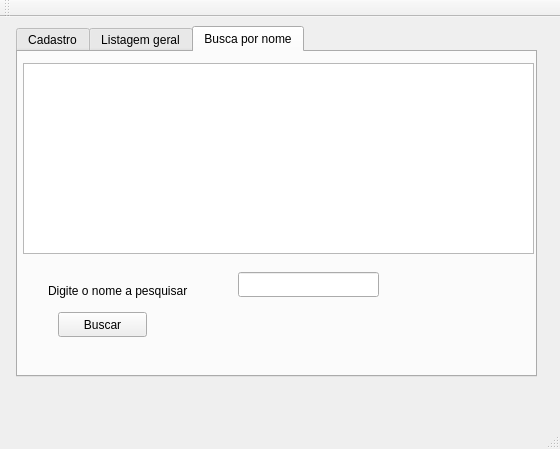
<?xml version="1.0" encoding="UTF-8"?>
<ui version="4.0">
 <class>MainWindow</class>
 <widget class="QMainWindow" name="MainWindow">
  <property name="geometry">
   <rect>
    <x>0</x>
    <y>0</y>
    <width>560</width>
    <height>449</height>
   </rect>
  </property>
  <property name="windowTitle">
   <string>MainWindow</string>
  </property>
  <widget class="QWidget" name="centralWidget">
   <widget class="QTabWidget" name="tabWidget">
    <property name="geometry">
     <rect>
      <x>16</x>
      <y>9</y>
      <width>521</width>
      <height>351</height>
     </rect>
    </property>
    <property name="currentIndex">
     <number>2</number>
    </property>
    <widget class="QWidget" name="tab">
     <attribute name="title">
      <string>Cadastro</string>
     </attribute>
     <widget class="QLabel" name="label">
      <property name="geometry">
       <rect>
        <x>40</x>
        <y>30</y>
        <width>67</width>
        <height>17</height>
       </rect>
      </property>
      <property name="text">
       <string>Nome:</string>
      </property>
     </widget>
     <widget class="QLineEdit" name="lineEdit">
      <property name="geometry">
       <rect>
        <x>100</x>
        <y>30</y>
        <width>113</width>
        <height>25</height>
       </rect>
      </property>
     </widget>
     <widget class="QLineEdit" name="lineEdit_2">
      <property name="geometry">
       <rect>
        <x>100</x>
        <y>100</y>
        <width>113</width>
        <height>25</height>
       </rect>
      </property>
     </widget>
     <widget class="QLabel" name="label_2">
      <property name="geometry">
       <rect>
        <x>20</x>
        <y>100</y>
        <width>67</width>
        <height>17</height>
       </rect>
      </property>
      <property name="text">
       <string>Endereco</string>
      </property>
     </widget>
     <widget class="QLineEdit" name="lineEdit_3">
      <property name="geometry">
       <rect>
        <x>100</x>
        <y>160</y>
        <width>113</width>
        <height>25</height>
       </rect>
      </property>
     </widget>
     <widget class="QLabel" name="label_3">
      <property name="geometry">
       <rect>
        <x>20</x>
        <y>160</y>
        <width>67</width>
        <height>17</height>
       </rect>
      </property>
      <property name="text">
       <string>Idade</string>
      </property>
     </widget>
     <widget class="QPushButton" name="pushButton">
      <property name="geometry">
       <rect>
        <x>100</x>
        <y>230</y>
        <width>89</width>
        <height>25</height>
       </rect>
      </property>
      <property name="text">
       <string>Inserir</string>
      </property>
     </widget>
     <widget class="QLabel" name="label_4">
      <property name="geometry">
       <rect>
        <x>60</x>
        <y>280</y>
        <width>151</width>
        <height>17</height>
       </rect>
      </property>
      <property name="text">
       <string>Elementos digitados:</string>
      </property>
     </widget>
     <widget class="QLabel" name="label_5">
      <property name="geometry">
       <rect>
        <x>230</x>
        <y>256</y>
        <width>101</width>
        <height>41</height>
       </rect>
      </property>
      <property name="text">
       <string/>
      </property>
     </widget>
    </widget>
    <widget class="QWidget" name="tab_2">
     <attribute name="title">
      <string>Listagem geral</string>
     </attribute>
     <widget class="QTableWidget" name="tableWidget">
      <property name="geometry">
       <rect>
        <x>-5</x>
        <y>1</y>
        <width>521</width>
        <height>321</height>
       </rect>
      </property>
     </widget>
    </widget>
    <widget class="QWidget" name="tab_3">
     <attribute name="title">
      <string>Busca por nome</string>
     </attribute>
     <widget class="QTableWidget" name="tableWidget_2">
      <property name="geometry">
       <rect>
        <x>5</x>
        <y>11</y>
        <width>511</width>
        <height>191</height>
       </rect>
      </property>
     </widget>
     <widget class="QLabel" name="label_6">
      <property name="geometry">
       <rect>
        <x>30</x>
        <y>230</y>
        <width>181</width>
        <height>17</height>
       </rect>
      </property>
      <property name="text">
       <string>Digite o nome a pesquisar</string>
      </property>
     </widget>
     <widget class="QLineEdit" name="lineEdit_4">
      <property name="geometry">
       <rect>
        <x>220</x>
        <y>220</y>
        <width>141</width>
        <height>25</height>
       </rect>
      </property>
     </widget>
     <widget class="QPushButton" name="pushButton_2">
      <property name="geometry">
       <rect>
        <x>40</x>
        <y>260</y>
        <width>89</width>
        <height>25</height>
       </rect>
      </property>
      <property name="text">
       <string>Buscar</string>
      </property>
     </widget>
    </widget>
   </widget>
  </widget>
  <widget class="QMenuBar" name="menuBar">
   <property name="geometry">
    <rect>
     <x>0</x>
     <y>0</y>
     <width>560</width>
     <height>22</height>
    </rect>
   </property>
  </widget>
  <widget class="QToolBar" name="mainToolBar">
   <attribute name="toolBarArea">
    <enum>TopToolBarArea</enum>
   </attribute>
   <attribute name="toolBarBreak">
    <bool>false</bool>
   </attribute>
  </widget>
  <widget class="QStatusBar" name="statusBar"/>
 </widget>
 <layoutdefault spacing="6" margin="11"/>
 <resources/>
 <connections/>
</ui>
